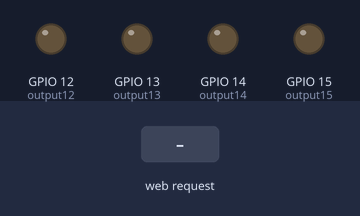
This sketch was run on a simulated ESP8266 (NodeMCU). On the bench: output pins drawn as LEDs (lit = HIGH). Inputs (shaded band) come from the test bench. WiFi joins after 1.5 s; servers stay silent unless stated.

Above: at 2.7 s.
2.8 s: HTTP request GET /12/off received
At 3.1 s:
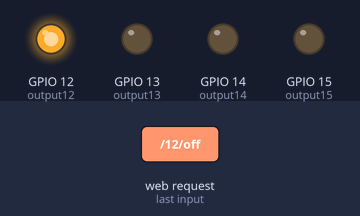
4.3 s: HTTP request GET /13/off received
At 5.4 s:
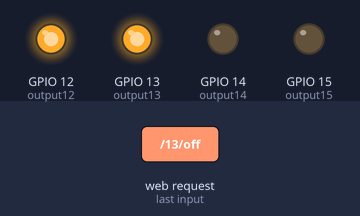
5.8 s: HTTP request GET /12/on received
At 6.6 s:
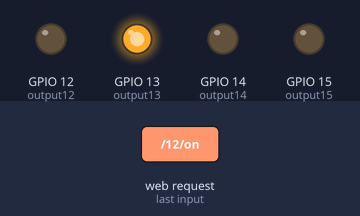
7.3 s: HTTP request GET /14/off received
At 7.7 s:
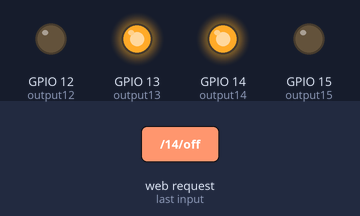
8.8 s: HTTP request GET /13/on received
At 10.0 s:
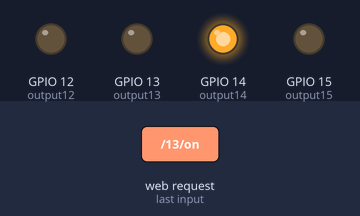
10.3 s: HTTP request GET /15/off received
At 11.2 s:
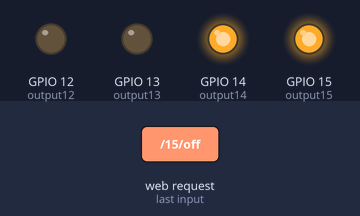
Timing chart, 0 to 12.8 s (numbered marks = the images above; inputs shaded):
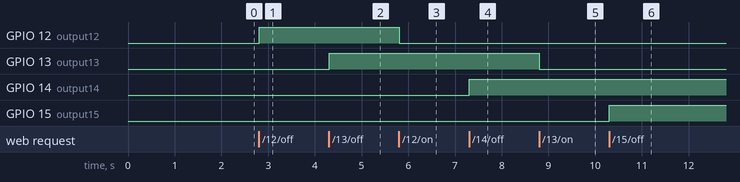

Measured:
- after the input at 2.8 s, GPIO 12 (output12): LOW → HIGH at once
- after the input at 4.3 s, GPIO 13 (output13): LOW → HIGH at once
- after the input at 5.8 s, GPIO 12 (output12): HIGH → LOW at once
- after the input at 7.3 s, GPIO 14 (output14): LOW → HIGH at once
- after the input at 8.8 s, GPIO 13 (output13): HIGH → LOW at once
- after the input at 10.3 s, GPIO 15 (output15): LOW → HIGH at once

The sketch:

esp8266WiFiRelays.ino
```cpp
#include <ESP8266WiFi.h>

// edit Start  your network credentials
const char* ssid     = "Your-SSID";
const char* password = "Wifi Password";


WiFiServer server(80);
IPAddress ip(192,168,0,7);
IPAddress gateway(192,168,0,1);
IPAddress subnet(255,255,255,0);

//edit end


String header;
String output13State = "on";
String output12State = "on";
String output15State = "on";
String output14State = "on";

const int output13 = 13;
const int output12 = 12;
const int output15 = 15;
const int output14 = 14;

unsigned long currentTime = millis();
unsigned long previousTime = 0;
const long timeoutTime = 2000;

void setup() {
  pinMode(output13, OUTPUT);
  pinMode(output12, OUTPUT);
  pinMode(output15, OUTPUT);
  pinMode(output14, OUTPUT);

  digitalWrite(output13, LOW);
  digitalWrite(output12, LOW);
  digitalWrite(output15, LOW);
  digitalWrite(output14, LOW);

  WiFi.begin(ssid, password);
  WiFi.config(ip, gateway, subnet);
  while (WiFi.status() != WL_CONNECTED) {
    delay(500);
  }

  server.begin();
}

void loop(){
  WiFiClient client = server.available();

  if (client) {
    String currentLine = "";
    currentTime = millis();
    previousTime = currentTime;
    while (client.connected() && currentTime - previousTime <= timeoutTime) {
      currentTime = millis();
      if (client.available()) {
        char c = client.read();
        header += c;
        if (c == '\n') {

          if (currentLine.length() == 0) {
            client.println("HTTP/1.1 200 OK");
            client.println("Content-type:text/html");
            client.println("Connection: close");
            client.println();


            if (header.indexOf("GET /12/off") >= 0) {
              output12State = "off";
              digitalWrite(output12, HIGH);
            } else if (header.indexOf("GET /12/on") >= 0) {
              output12State = "on";
              digitalWrite(output12, LOW);

            } else if (header.indexOf("GET /13/off") >= 0) {
              output13State = "off";
              digitalWrite(output13, HIGH);
            } else if (header.indexOf("GET /13/on") >= 0) {
              output13State = "on";
              digitalWrite(output13, LOW);

            } else if (header.indexOf("GET /14/off") >= 0) {
              output14State = "off";
              digitalWrite(output14, HIGH);

            } else if (header.indexOf("GET /14/on") >= 0) {
              output14State = "on";
              digitalWrite(output14, LOW);

            } else if (header.indexOf("GET /15/off") >= 0) {
              output15State = "off";
              digitalWrite(output15, HIGH);
            } else if (header.indexOf("GET /15/on") >= 0) {
              output15State = "on";
              digitalWrite(output15, LOW);
            }

            if (output12State=="off") {
              client.print("0");
            } else {
              client.print("1");
            }

            if (output13State=="off") {
              client.print("0");
            } else {
              client.print("1");
            }

            if (output14State=="off") {
              client.print("0");
            } else {
              client.print("1");
            }

            if (output15State=="off") {
              client.print("0");
            } else {
              client.print("1");
            }

            break;
          } else {
            currentLine = "";
          }
        } else if (c != '\r') {
          currentLine += c;
        }
      }
    }

    header = "";

    client.stop();
    }
}
```
